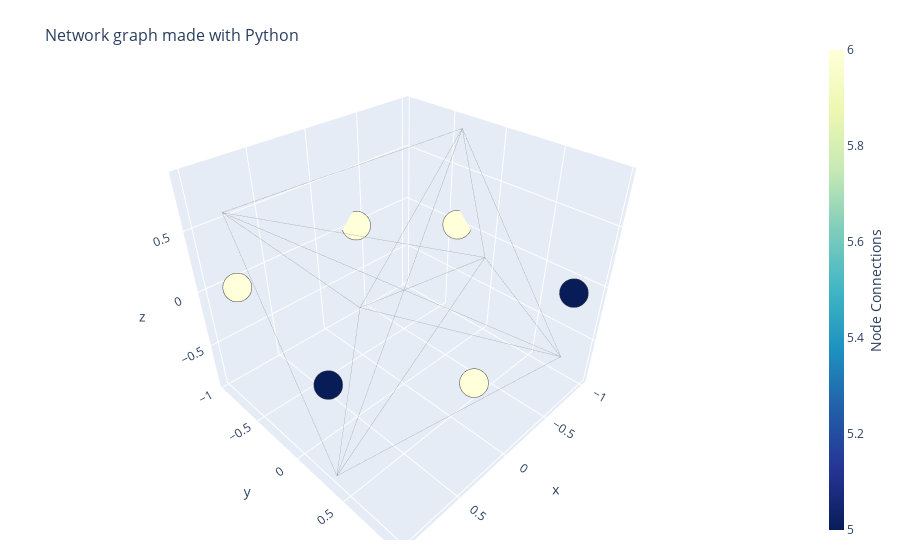

The notebook cell this image was saved under:
### Code cell
plots = []

while(1 == 1):
    for key, value in observed.items():
      if(value > 10):
        base_matrix_copy = base_matrix.tolist()
        idx = 0
        for item in key:
            if(int(item) == 0):
                base_matrix_copy[idx][idx] = -1 if item == "1" else 1.0
            idx += 1
        plot_3D_graph(np.matrix(base_matrix_copy))
        time.sleep(5)  # Pause for 2 seconds between plots
        clear_output(wait=True)

### Figure 1 — Plotly figure (JSON) as saved in the notebook; plotly's stock layout.template omitted (floating-point values rounded to 4 significant figures)
{"data": [{"hoverinfo": "none", "line": {"color": "#888", "width": 0.5}, "mode": "lines", "type": "scatter3d", "x": [0.3809, 0.3809, null, 0.3809, -0.381, null, 0.3809, -0.8311, null, 0.3809, 0.8311, null, 0.3809, 1.0, null, 0.3809, -0.9999, null, -0.381, -0.381, null, -0.381, -0.8311, null, -0.381, 0.8311, null, -0.381, 1.0, null, -0.381, -0.9999, null, -0.8311, 0.8311, null, -0.8311, 1.0, null, -0.8311, -0.9999, null, 0.8311, 0.8311, null, 0.8311, 1.0, null, 0.8311, -0.9999, null, 1.0, -0.9999, null, -0.9999, -0.9999, null], "y": [0.9613, 0.9613, null, 0.9613, -0.9612, null, 0.9613, 0.8803, null, 0.9613, -0.8803, null, 0.9613, 0.3657, null, 0.9613, -0.3658, null, -0.9612, -0.9612, null, -0.9612, 0.8803, null, -0.9612, -0.8803, null, -0.9612, 0.3657, null, -0.9612, -0.3658, null, 0.8803, -0.8803, null, 0.8803, 0.3657, null, 0.8803, -0.3658, null, -0.8803, -0.8803, null, -0.8803, 0.3657, null, -0.8803, -0.3658, null, 0.3657, -0.3658, null, -0.3658, -0.3658, null], "z": [0.8729, 0.8729, null, 0.8729, -0.873, null, 0.8729, -0.6066, null, 0.8729, 0.6066, null, 0.8729, -0.8392, null, 0.8729, 0.8392, null, -0.873, -0.873, null, -0.873, -0.6066, null, -0.873, 0.6066, null, -0.873, -0.8392, null, -0.873, 0.8392, null, -0.6066, 0.6066, null, -0.6066, -0.8392, null, -0.6066, 0.8392, null, 0.6066, 0.6066, null, 0.6066, -0.8392, null, 0.6066, 0.8392, null, -0.8392, 0.8392, null, 0.8392, 0.8392, null]}, {"hoverinfo": "text", "marker": {"color": [6, 6, 5, 6, 5, 6], "colorbar": {"thickness": 15, "title": {"side": "right", "text": "Node Connections"}, "xanchor": "left"}, "colorscale": [[0, "rgb(255,255,217)"], [0.125, "rgb(237,248,177)"], [0.25, "rgb(199,233,180)"], [0.375, "rgb(127,205,187)"], [0.5, "rgb(65,182,196)"], [0.625, "rgb(29,145,192)"], [0.75, "rgb(34,94,168)"], [0.875, "rgb(37,52,148)"], [1, "rgb(8,29,88)"]], "line": {"width": 2}, "reversescale": true, "showscale": true, "size": 10}, "mode": "markers", "text": ["# of connections: 6", "# of connections: 6", "# of connections: 5", "# of connections: 6", "# of connections: 5", "# of connections: 6"], "type": "scatter3d", "x": [0.3809, -0.381, -0.8311, 0.8311, 1.0, -0.9999], "y": [0.9613, -0.9612, 0.8803, -0.8803, 0.3657, -0.3658], "z": [0, 0, 0, 0, 0, 0]}], "layout": {"hovermode": "closest", "margin": {"b": 20, "l": 5, "r": 5, "t": 40}, "showlegend": false, "title": {"font": {"size": 16}, "text": "<br>Network graph made with Python"}, "xaxis": {"showgrid": false, "showticklabels": false, "zeroline": false}, "yaxis": {"showgrid": false, "showticklabels": false, "zeroline": false}}}
